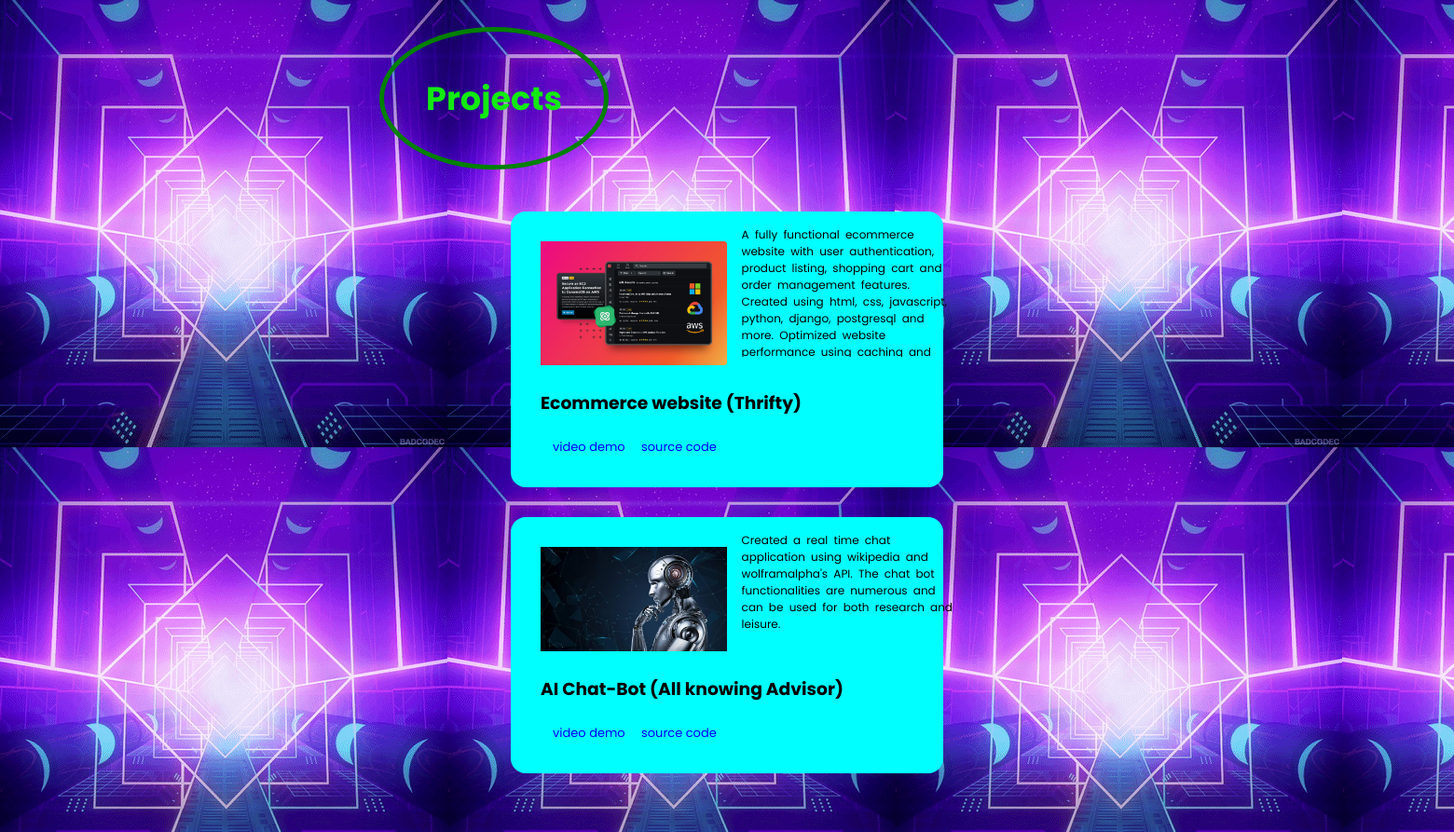
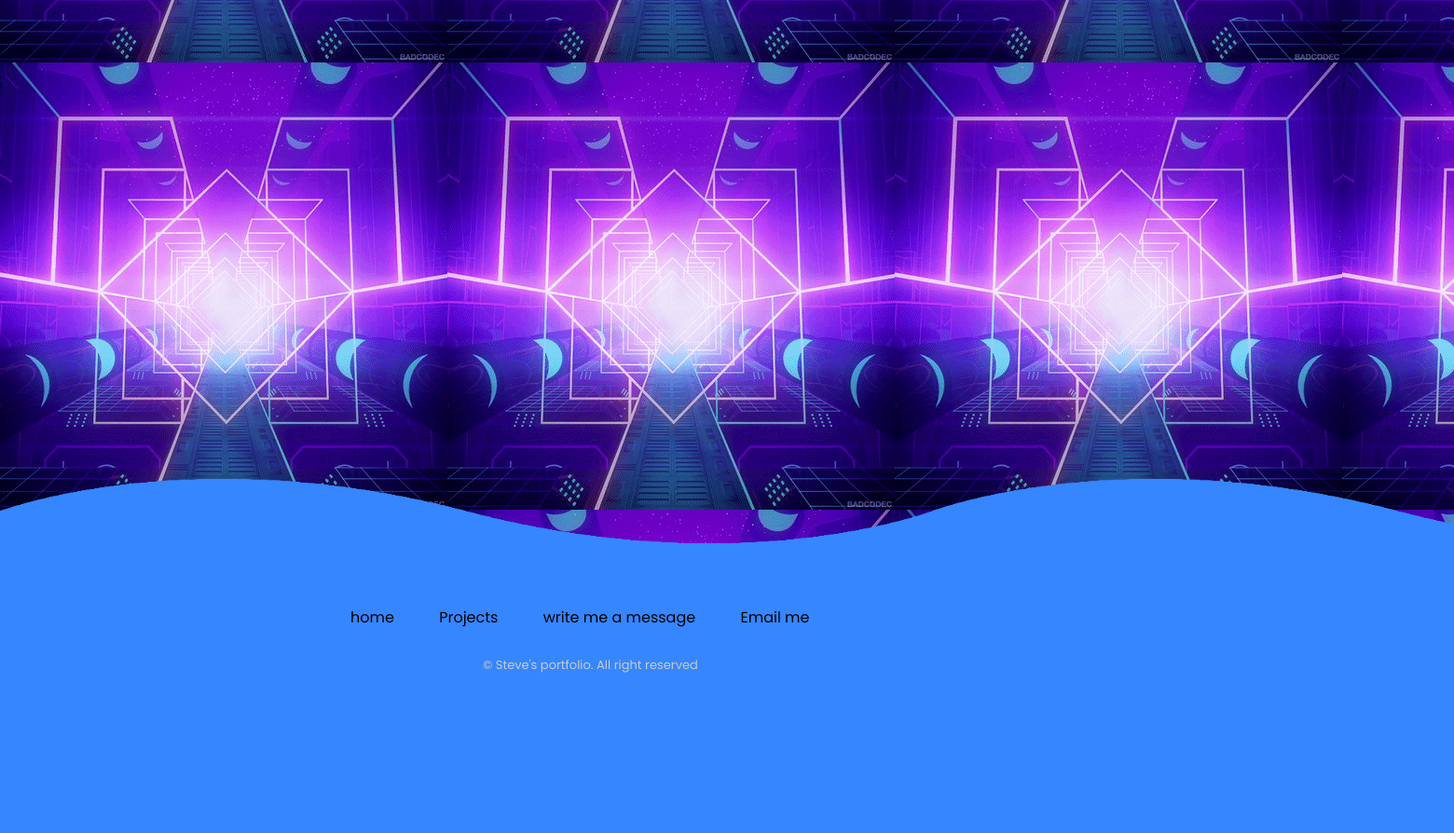
The app's page /experience/ with its own data (2 pictures, top to bottom).
### store/models.py (models this page shows)
class Project(models.Model):
    name = models.CharField(max_length=200)
    image =models.ImageField()
    description = models.TextField()
    github = models.CharField(max_length=200, blank=True, null=True)
    link = models.CharField(max_length=200, blank=True, null=True)
    video_link = models.CharField(max_length=200, blank=True, null=True)
    @property
    def image_url(self):
        if self.image:
            ans = self.image.url
        else:
            ans = ''
        return ans

### store/views.py (the view)
# urls.py: path('experience/', views.experience, name='experience' ),
def experience(request):
    projects = Project.objects.all()
    context = {
        'projects':projects,
    }
    return render(request,'store/experience.html', context)

### store/templates/store/experience.html (shortened to what this page needs)
{% extends 'store/base.html' %}
{% load static %}
{% block css %}
<link rel="stylesheet" href="{% static 'store/project.css' %}">
{% endblock %}
{% block body %}
    <section class="hidden">
        <h1 id="name">Projects</h1>
    </section>
    <div class="grid">
        {% for i in projects %}
            <section class="hidden">
                <div class="proj">
                    <img src="{{i.image_url }}" alt="">
                    <h3>{{i.name}}</h3>
                    <p>{{i.description}}</p>
                    {% if i.video_link %}
                        <a href="http://www.{{i.video_link}}">video demo</a>
                    {% endif %}
                    {% if i.github %}
                        <a href="http://www.{{i.github}}">source code</a>
                    {% endif %}
                </div>
            </section>
        {% endfor %}
    </div>
{% endblock %}

### store/templates/store/base.html (shortened to what this page needs)
<!DOCTYPE html>
{% load static %}
<html lang="en">
<head>
    <link rel="stylesheet" href="{% static 'store/styles.css' %}">
    {% block css %}
    {% endblock %}
</head>
<body>
    {% block body %}
    {% endblock %}
    <footer>
        <div class="waves">
            <div class="wave" id="wave1"></div>
            <div class="wave" id="wave3"></div>
        </div>
    <nav>
        <ul>
            <li><a href="{% url 'index' %}">home</a></li>
            <li><a href="{% url 'experience' %}">Projects</a></li>
            <li><a href="{% url 'writeMeAMessage' %}">write me a message</a></li>
            <li><a href="mailto:onyedika@gmail.com" target="_blank" title="Link to email Stephen">Email me</a></li>
        </ul>
    </nav>
    <p>&copy; Steve's portfolio. All right reserved</p>
    </footer>
</body>
</html>

### store/static/store/styles.css (style rules this page uses)
html,body { width: 100%; height: 100%; }
body { background: linear-gradient(-45deg, black, black, #23a6d5, #23d5ab); background-size: 600% 600%; animation: gradient 15s ease infinite; color: #ffffff; font-family: 'poppins', sans-serif; padding: 0; box-sizing: border-box; margin: 0; overflow-x: hidden; }
#name { font-size: 35px; color: rgb(18, 235, 18); border: 5px solid green; border-radius: 50%; padding: 45px; position: relative; right: 250px; }
section p { font-size: 12px; width: 900px; word-spacing: 3px; }
footer ul { position: relative; left: 248px; }
footer li { display: inline; padding: 6px; margin-left: 2em; }
footer li a { text-decoration: none; color: black; }
section { display: grid; place-items: center; align-content: center; min-height: 10vh; }
.hidden { opacity: 0; filter: blur(5px); transform: translateX(-100%); transition: all 3s; }
.show { opacity: 1; filter: blur(0); transform: translateX(0); }
footer { position: relative; width: 100%; background-color: #3586ff; min-height: 100px; padding: 20px 50px; }
footer { position: relative; top: 30%; height: 150px; }
footer .wave { position: absolute; top: -100px; left: 0; width: 100%; height: 100px; background: url('images/wave.png'); background-size: 1000px 100px; }
footer .wave#wave1 { z-index: 1000; opacity: 1; bottom: 0; animation: animateWave 4s linear infinite; }
footer .wave#wave3 { z-index: 1000; opacity: 0.2; bottom: 0; animation: animateWave 3s linear infinite; }
footer p { color: rgb(202, 202, 202); font-size: small; position: relative; left: 30%; padding-top: 1em; }

### store/static/store/project.css (style rules this page uses)
body { background: url('./other-media/bc.gif'); overflow-x: hidden; }
footer { height: 30%; }
.proj { background-color: aqua; width: 400px; padding: 2em; border-radius: 1em; margin: 1em; color: black; }
.proj img { width: 50%; }
.proj p { position: absolute; left: 51%; width: 15%; top: 20px; height: 140px; overflow: hidden; }
.proj a { color: blue; text-decoration: none; font-size: small; margin-left: 1em; }

### records on screen
Project: image_url (picture), name "Ecommerce website (Thrifty)", description "A fully functional ecommerce website with user authentication, product listing, shopping cart and order management features. Created using html, css, javascript, python, django, postgresql and more. Optimized website performance using caching and…"
Project: image_url (picture), name "AI Chat-Bot (All knowing Advisor)", description "Created a real time chat application using wikipedia and wolframalpha's API. The chat bot functionalities are numerous and can be used for both research and leisure."
